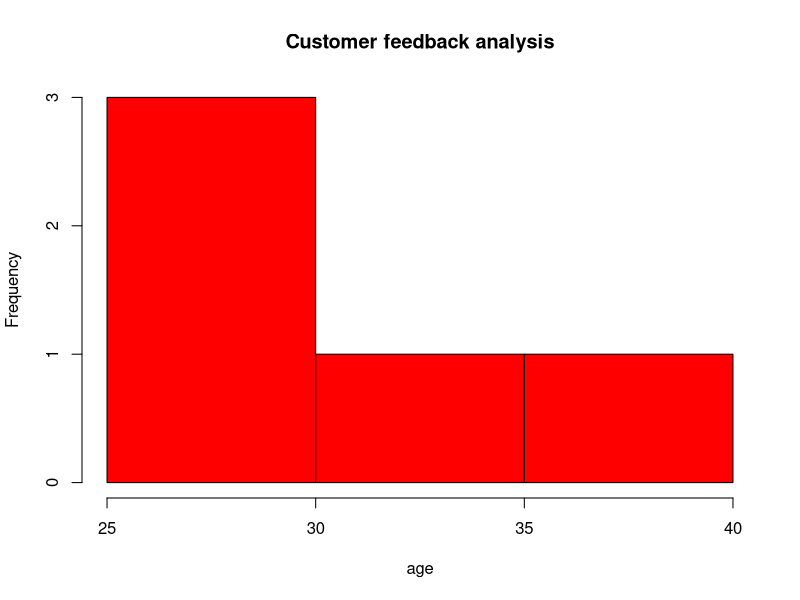

The R source for this figure: (Note: this script raises an error after producing the figure.)
id<-c(1,2,3,4,5)
age<-c(25,30,35,28,40)
score<-c(4,5,3,4,5)
data<-data.frame(id,age,score)
data
hist(age,main = "Customer feedback analysis",col="red")
pie(score,main="Customer feedback analysis",col = rainbow(length(x)))

library(RColorBrewer)  
age<-c(25,30,35,28,40)
score<-c(4,5,3,4,5)
Values <- matrix(c(21,32,33,14,95,46,67,78,39,11,22,23,94,15,16),
                 nrow = 3, ncol = 5, byrow = TRUE)
color=c("cadetblue3","deeppink2","goldenrod1")
barplot(Values, main = "Total Revenue", names.arg = score, xlab = "Month",
        ylab = "Revenue", col =color)  
legend("topleft",age,cex = 1.3,fill=color)